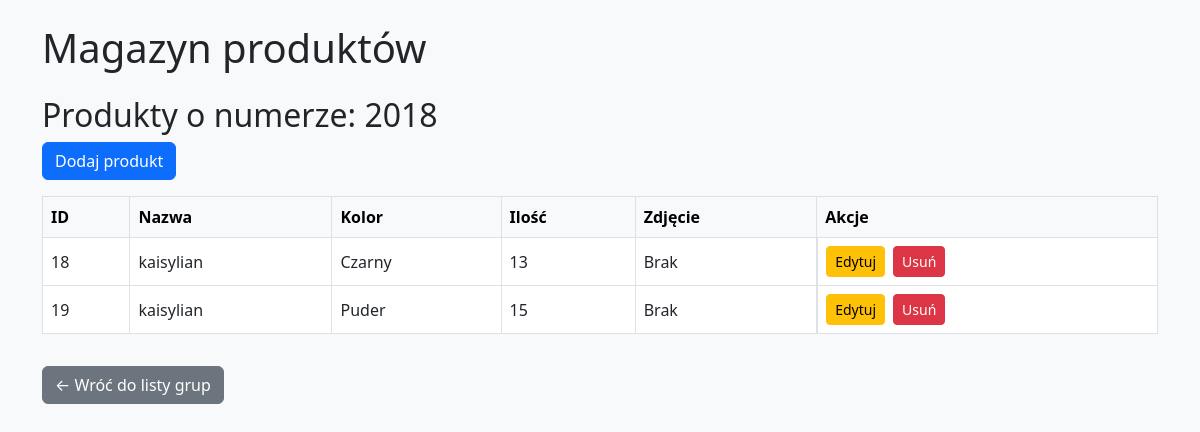
The app's page /group/2018 with its own data.
### tables this page shows
CREATE TABLE products (
                id INTEGER PRIMARY KEY AUTOINCREMENT,
                number TEXT NOT NULL,
                name TEXT NOT NULL,
                color TEXT NOT NULL,
                quantity INTEGER NOT NULL,
                image_url TEXT
            );

### app.py (the view)
@app.route('/group/<number>', methods=['GET'])
def group_detail(number):
    with sqlite3.connect(DB_NAME) as conn:
        c = conn.cursor()
        c.execute("SELECT * FROM products WHERE number = ?", (number,))
        products = c.fetchall()
    return render_template('group_detail.html', products=products, number=number)

### templates/group_detail.html
{% extends 'base.html' %}
{% block content %}
<h2>Produkty o numerze: {{ number }}</h2>
<a href="{{ url_for('add_product') }}" class="btn btn-primary mb-3">Dodaj produkt</a>
<table class="table table-bordered table-hover bg-white align-middle">
    <thead class="table-light">
        <tr>
            <th>ID</th>
            <th>Nazwa</th>
            <th>Kolor</th>
            <th>Ilość</th>
            <th>Zdjęcie</th>
            <th>Akcje</th>
        </tr>
    </thead>
    <tbody>
        {% for product in products %}
        <tr>
            <td>{{ product[0] }}</td>
            <td>{{ product[2] }}</td>
            <td>{{ product[3] }}</td>
            <td>{{ product[4] }}</td>
            <td>
                {% if product[5] %}
                <img src="{{ product[5] }}" alt="Zdjęcie" style="max-height: 80px; border-radius: 8px; box-shadow: 0 0 5px rgba(0,0,0,0.3);">
                {% else %}
                Brak
                {% endif %}
            </td>
            <td class="d-flex gap-2">
                <a href="{{ url_for('edit_product', product_id=product[0]) }}" class="btn btn-sm btn-warning">Edytuj</a>
                <form action="{{ url_for('delete_product', product_id=product[0]) }}" method="post" onsubmit="return confirm('Na pewno usunąć ten produkt?')" style="display:inline;">
                    <button type="submit" class="btn btn-sm btn-danger">Usuń</button>
                </form>
            </td>
        </tr>
        {% else %}
        <tr><td colspan="6" class="text-center">Brak produktów w tej grupie</td></tr>
        {% endfor %}
    </tbody>
</table>
<a href="{{ url_for('index') }}" class="btn btn-secondary mt-3">← Wróć do listy grup</a>
{% endblock %}

### records on screen
products: id "18", name "kaisylian", color "Czarny", quantity "13", image_url "Brak"
products: id "19", name "kaisylian", color "Puder", quantity "15", image_url "Brak"

### other values on screen
{{ number }} "2018"
